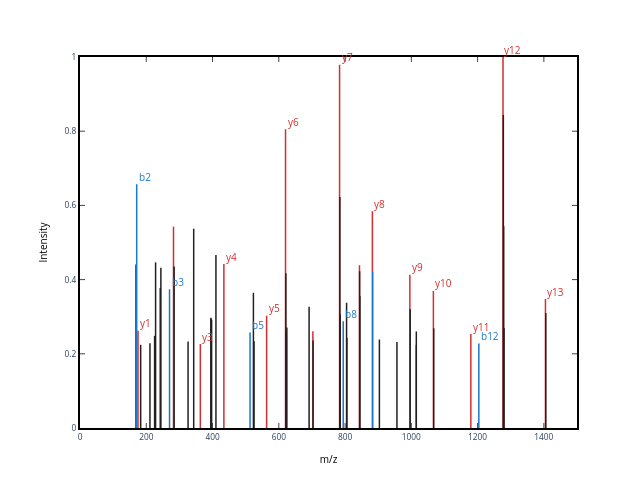

The notebook cell saved with this chart:
### Markdown cell above
Now that we've visualized this theoretical ion ladder as a "spectrum," let's plot a real spectrum and use the ion ladder to annotate it. The spectrum plotted below is the unmodified AVVQDPALKPLALVYGEATSR peptide.

### Code cell
mzml_path = '04-17-23_CA_Tryp_HCD_10min_CLEAN-calib.mzML'
plot_MS2(get_MS2_object(mzml_path, 9970, peptide = 'AVVQDPALKPLALVYGEATSR')) # Scan 9970 is the unmodified spectrum for sequence AVVQDPALKPLALVYGEATSR

### Figure 1 — Plotly figure (JSON) as saved in the notebook; plotly's stock layout.template omitted (floating-point values rounded to 4 significant figures)
{"data": [{"line": {"color": "rgba (33, 33, 33, 1)", "dash": "solid", "width": 1.5}, "mode": "lines", "name": "_child1", "type": "scatter", "x": [169.1, 169.1], "xaxis": "x", "y": [0, 0.4407], "yaxis": "y"}, {"line": {"color": "rgba (25, 118, 210, 1)", "dash": "solid", "width": 1.5}, "mode": "lines", "name": "_child3", "type": "scatter", "x": [171.1, 171.1], "xaxis": "x", "y": [0, 0.657], "yaxis": "y"}, {"line": {"color": "rgba (211, 47, 47, 1)", "dash": "solid", "width": 1.5}, "mode": "lines", "name": "_child5", "type": "scatter", "x": [175.1, 175.1], "xaxis": "x", "y": [0, 0.2621], "yaxis": "y"}, {"line": {"color": "rgba (33, 33, 33, 1)", "dash": "solid", "width": 1.5}, "mode": "lines", "name": "_child7", "type": "scatter", "x": [183.2, 183.2], "xaxis": "x", "y": [0, 0.2243], "yaxis": "y"}, {"line": {"color": "rgba (33, 33, 33, 1)", "dash": "solid", "width": 1.5}, "mode": "lines", "name": "_child9", "type": "scatter", "x": [211.1, 211.1], "xaxis": "x", "y": [0, 0.2282], "yaxis": "y"}, {"line": {"color": "rgba (33, 33, 33, 1)", "dash": "solid", "width": 1.5}, "mode": "lines", "name": "_child11", "type": "scatter", "x": [225.2, 225.2], "xaxis": "x", "y": [0, 0.2483], "yaxis": "y"}, {"line": {"color": "rgba (33, 33, 33, 1)", "dash": "solid", "width": 1.5}, "mode": "lines", "name": "_child13", "type": "scatter", "x": [228.1, 228.1], "xaxis": "x", "y": [0, 0.4465], "yaxis": "y"}, {"line": {"color": "rgba (33, 33, 33, 1)", "dash": "solid", "width": 1.5}, "mode": "lines", "name": "_child15", "type": "scatter", "x": [242.2, 242.2], "xaxis": "x", "y": [0, 0.3772], "yaxis": "y"}, {"line": {"color": "rgba (33, 33, 33, 1)", "dash": "solid", "width": 1.5}, "mode": "lines", "name": "_child17", "type": "scatter", "x": [244.1, 244.1], "xaxis": "x", "y": [0, 0.4321], "yaxis": "y"}, {"line": {"color": "rgba (25, 118, 210, 1)", "dash": "solid", "width": 1.5}, "mode": "lines", "name": "_child19", "type": "scatter", "x": [270.2, 270.2], "xaxis": "x", "y": [0, 0.3739], "yaxis": "y"}, {"line": {"color": "rgba (211, 47, 47, 1)", "dash": "solid", "width": 1.5}, "mode": "lines", "name": "_child21", "type": "scatter", "x": [282.2, 282.2], "xaxis": "x", "y": [0, 0.5428], "yaxis": "y"}, {"line": {"color": "rgba (33, 33, 33, 1)", "dash": "solid", "width": 1.5}, "mode": "lines", "name": "_child23", "type": "scatter", "x": [284.1, 284.1], "xaxis": "x", "y": [0, 0.4355], "yaxis": "y"}, {"line": {"color": "rgba (33, 33, 33, 1)", "dash": "solid", "width": 1.5}, "mode": "lines", "name": "_child25", "type": "scatter", "x": [326.1, 326.1], "xaxis": "x", "y": [0, 0.2333], "yaxis": "y"}, {"line": {"color": "rgba (33, 33, 33, 1)", "dash": "solid", "width": 1.5}, "mode": "lines", "name": "_child27", "type": "scatter", "x": [343.2, 343.2], "xaxis": "x", "y": [0, 0.5372], "yaxis": "y"}, {"line": {"color": "rgba (211, 47, 47, 1)", "dash": "solid", "width": 1.5}, "mode": "lines", "name": "_child29", "type": "scatter", "x": [363.2, 363.2], "xaxis": "x", "y": [0, 0.2264], "yaxis": "y"}, {"line": {"color": "rgba (33, 33, 33, 1)", "dash": "solid", "width": 1.5}, "mode": "lines", "name": "_child31", "type": "scatter", "x": [395.2, 395.2], "xaxis": "x", "y": [0, 0.2972], "yaxis": "y"}, {"line": {"color": "rgba (33, 33, 33, 1)", "dash": "solid", "width": 1.5}, "mode": "lines", "name": "_child33", "type": "scatter", "x": [395.3, 395.3], "xaxis": "x", "y": [0, 0.2945], "yaxis": "y"}, {"line": {"color": "rgba (33, 33, 33, 1)", "dash": "solid", "width": 1.5}, "mode": "lines", "name": "_child35", "type": "scatter", "x": [397.2, 397.2], "xaxis": "x", "y": [0, 0.2919], "yaxis": "y"}, {"line": {"color": "rgba (33, 33, 33, 1)", "dash": "solid", "width": 1.5}, "mode": "lines", "name": "_child37", "type": "scatter", "x": [410.3, 410.3], "xaxis": "x", "y": [0, 0.4665], "yaxis": "y"}, {"line": {"color": "rgba (211, 47, 47, 1)", "dash": "solid", "width": 1.5}, "mode": "lines", "name": "_child39", "type": "scatter", "x": [434.2, 434.2], "xaxis": "x", "y": [0, 0.4421], "yaxis": "y"}, {"line": {"color": "rgba (25, 118, 210, 1)", "dash": "solid", "width": 1.5}, "mode": "lines", "name": "_child41", "type": "scatter", "x": [513.3, 513.3], "xaxis": "x", "y": [0, 0.2573], "yaxis": "y"}, {"line": {"color": "rgba (33, 33, 33, 1)", "dash": "solid", "width": 1.5}, "mode": "lines", "name": "_child43", "type": "scatter", "x": [523.4, 523.4], "xaxis": "x", "y": [0, 0.3645], "yaxis": "y"}, {"line": {"color": "rgba (33, 33, 33, 1)", "dash": "solid", "width": 1.5}, "mode": "lines", "name": "_child45", "type": "scatter", "x": [525.3, 525.3], "xaxis": "x", "y": [0, 0.2336], "yaxis": "y"}, {"line": {"color": "rgba (211, 47, 47, 1)", "dash": "solid", "width": 1.5}, "mode": "lines", "name": "_child47", "type": "scatter", "x": [563.3, 563.3], "xaxis": "x", "y": [0, 0.3026], "yaxis": "y"}, {"line": {"color": "rgba (211, 47, 47, 1)", "dash": "solid", "width": 1.5}, "mode": "lines", "name": "_child49", "type": "scatter", "x": [620.3, 620.3], "xaxis": "x", "y": [0, 0.8055], "yaxis": "y"}, {"line": {"color": "rgba (33, 33, 33, 1)", "dash": "solid", "width": 1.5}, "mode": "lines", "name": "_child51", "type": "scatter", "x": [621.3, 621.3], "xaxis": "x", "y": [0, 0.4173], "yaxis": "y"}, {"line": {"color": "rgba (33, 33, 33, 1)", "dash": "solid", "width": 1.5}, "mode": "lines", "name": "_child53", "type": "scatter", "x": [622.4, 622.4], "xaxis": "x", "y": [0, 0.2598], "yaxis": "y"}, {"line": {"color": "rgba (33, 33, 33, 1)", "dash": "solid", "width": 1.5}, "mode": "lines", "name": "_child55", "type": "scatter", "x": [624.3, 624.3], "xaxis": "x", "y": [0, 0.2706], "yaxis": "y"}, {"line": {"color": "rgba (33, 33, 33, 1)", "dash": "solid", "width": 1.5}, "mode": "lines", "name": "_child57", "type": "scatter", "x": [691.5, 691.5], "xaxis": "x", "y": [0, 0.3267], "yaxis": "y"}, {"line": {"color": "rgba (211, 47, 47, 1)", "dash": "solid", "width": 1.5}, "mode": "lines", "name": "_child59", "type": "scatter", "x": [702.9, 702.9], "xaxis": "x", "y": [0, 0.261], "yaxis": "y"}, {"line": {"color": "rgba (33, 33, 33, 1)", "dash": "solid", "width": 1.5}, "mode": "lines", "name": "_child61", "type": "scatter", "x": [703.4, 703.4], "xaxis": "x", "y": [0, 0.236], "yaxis": "y"}, {"line": {"color": "rgba (211, 47, 47, 1)", "dash": "solid", "width": 1.5}, "mode": "lines", "name": "_child63", "type": "scatter", "x": [783.4, 783.4], "xaxis": "x", "y": [0, 0.9793], "yaxis": "y"}, {"line": {"color": "rgba (33, 33, 33, 1)", "dash": "solid", "width": 1.5}, "mode": "lines", "name": "_child65", "type": "scatter", "x": [784.4, 784.4], "xaxis": "x", "y": [0, 0.6229], "yaxis": "y"}, {"line": {"color": "rgba (33, 33, 33, 1)", "dash": "solid", "width": 1.5}, "mode": "lines", "name": "_child67", "type": "scatter", "x": [785.4, 785.4], "xaxis": "x", "y": [0, 0.306], "yaxis": "y"}, {"line": {"color": "rgba (25, 118, 210, 1)", "dash": "solid", "width": 1.5}, "mode": "lines", "name": "_child69", "type": "scatter", "x": [794.4, 794.4], "xaxis": "x", "y": [0, 0.2875], "yaxis": "y"}, {"line": {"color": "rgba (33, 33, 33, 1)", "dash": "solid", "width": 1.5}, "mode": "lines", "name": "_child71", "type": "scatter", "x": [804.5, 804.5], "xaxis": "x", "y": [0, 0.3376], "yaxis": "y"}, {"line": {"color": "rgba (33, 33, 33, 1)", "dash": "solid", "width": 1.5}, "mode": "lines", "name": "_child73", "type": "scatter", "x": [805.5, 805.5], "xaxis": "x", "y": [0, 0.2424], "yaxis": "y"}, {"line": {"color": "rgba (211, 47, 47, 1)", "dash": "solid", "width": 1.5}, "mode": "lines", "name": "_child75", "type": "scatter", "x": [843.5, 843.5], "xaxis": "x", "y": [0, 0.4387], "yaxis": "y"}, {"line": {"color": "rgba (33, 33, 33, 1)", "dash": "solid", "width": 1.5}, "mode": "lines", "name": "_child77", "type": "scatter", "x": [844.0, 844.0], "xaxis": "x", "y": [0, 0.4225], "yaxis": "y"}, {"line": {"color": "rgba (33, 33, 33, 1)", "dash": "solid", "width": 1.5}, "mode": "lines", "name": "_child79", "type": "scatter", "x": [844.5, 844.5], "xaxis": "x", "y": [0, 0.356], "yaxis": "y"}, {"line": {"color": "rgba (211, 47, 47, 1)", "dash": "solid", "width": 1.5}, "mode": "lines", "name": "_child81", "type": "scatter", "x": [882.4, 882.4], "xaxis": "x", "y": [0, 0.5845], "yaxis": "y"}, {"line": {"color": "rgba (25, 118, 210, 1)", "dash": "solid", "width": 1.5}, "mode": "lines", "name": "_child83", "type": "scatter", "x": [883.4, 883.4], "xaxis": "x", "y": [0, 0.4203], "yaxis": "y"}, {"line": {"color": "rgba (33, 33, 33, 1)", "dash": "solid", "width": 1.5}, "mode": "lines", "name": "_child85", "type": "scatter", "x": [903.6, 903.6], "xaxis": "x", "y": [0, 0.2385], "yaxis": "y"}, {"line": {"color": "rgba (33, 33, 33, 1)", "dash": "solid", "width": 1.5}, "mode": "lines", "name": "_child87", "type": "scatter", "x": [956.5, 956.5], "xaxis": "x", "y": [0, 0.2318], "yaxis": "y"}, {"line": {"color": "rgba (211, 47, 47, 1)", "dash": "solid", "width": 1.5}, "mode": "lines", "name": "_child89", "type": "scatter", "x": [995.5, 995.5], "xaxis": "x", "y": [0, 0.4133], "yaxis": "y"}, {"line": {"color": "rgba (33, 33, 33, 1)", "dash": "solid", "width": 1.5}, "mode": "lines", "name": "_child91", "type": "scatter", "x": [996.5, 996.5], "xaxis": "x", "y": [0, 0.3202], "yaxis": "y"}, {"line": {"color": "rgba (211, 47, 47, 1)", "dash": "solid", "width": 1.5}, "mode": "lines", "name": "_child93", "type": "scatter", "x": [1015.0, 1015.0], "xaxis": "x", "y": [0, 0.2236], "yaxis": "y"}, {"line": {"color": "rgba (33, 33, 33, 1)", "dash": "solid", "width": 1.5}, "mode": "lines", "name": "_child95", "type": "scatter", "x": [1015.0, 1015.0], "xaxis": "x", "y": [0, 0.2602], "yaxis": "y"}, {"line": {"color": "rgba (211, 47, 47, 1)", "dash": "solid", "width": 1.5}, "mode": "lines", "name": "_child97", "type": "scatter", "x": [1067.0, 1067.0], "xaxis": "x", "y": [0, 0.3695], "yaxis": "y"}, {"line": {"color": "rgba (33, 33, 33, 1)", "dash": "solid", "width": 1.5}, "mode": "lines", "name": "_child99", "type": "scatter", "x": [1068.0, 1068.0], "xaxis": "x", "y": [0, 0.2689], "yaxis": "y"}, {"line": {"color": "rgba (211, 47, 47, 1)", "dash": "solid", "width": 1.5}, "mode": "lines", "name": "_child101", "type": "scatter", "x": [1180.0, 1180.0], "xaxis": "x", "y": [0, 0.2534], "yaxis": "y"}, {"line": {"color": "rgba (25, 118, 210, 1)", "dash": "solid", "width": 1.5}, "mode": "lines", "name": "_child103", "type": "scatter", "x": [1204.0, 1204.0], "xaxis": "x", "y": [0, 0.2276], "yaxis": "y"}, {"line": {"color": "rgba (211, 47, 47, 1)", "dash": "solid", "width": 1.5}, "mode": "lines", "name": "_child105", "type": "scatter", "x": [1277.0, 1277.0], "xaxis": "x", "y": [0, 1], "yaxis": "y"}, {"line": {"color": "rgba (33, 33, 33, 1)", "dash": "solid", "width": 1.5}, "mode": "lines", "name": "_child107", "type": "scatter", "x": [1278.0, 1278.0], "xaxis": "x", "y": [0, 0.844], "yaxis": "y"}, {"line": {"color": "rgba (33, 33, 33, 1)", "dash": "solid", "width": 1.5}, "mode": "lines", "name": "_child109", "type": "scatter", "x": [1279.0, 1279.0], "xaxis": "x", "y": [0, 0.5441], "yaxis": "y"}, {"line": {"color": "rgba (33, 33, 33, 1)", "dash": "solid", "width": 1.5}, "mode": "lines", "name": "_child111", "type": "scatter", "x": [1280.0, 1280.0], "xaxis": "x", "y": [0, 0.2697], "yaxis": "y"}, {"line": {"color": "rgba (211, 47, 47, 1)", "dash": "solid", "width": 1.5}, "mode": "lines", "name": "_child113", "type": "scatter", "x": [1405.0, 1405.0], "xaxis": "x", "y": [0, 0.3478], "yaxis": "y"}, {"line": {"color": "rgba (33, 33, 33, 1)", "dash": "solid", "width": 1.5}, "mode": "lines", "name": "_child115", "type": "scatter", "x": [1406.0, 1406.0], "xaxis": "x", "y": [0, 0.31], "yaxis": "y"}], "layout": {"annotations": [{"align": "left", "font": {"color": "#1976D2", "size": 10}, "opacity": 1, "showarrow": false, "text": "b2", "x": 171.1, "xanchor": "left", "xref": "x", "y": 0.677, "yanchor": "middle", "yref": "y"}, {"align": "left", "font": {"color": "#D32F2F", "size": 10}, "opacity": 1, "showarrow": false, "text": "y1", "x": 175.1, "xanchor": "left", "xref": "x", "y": 0.2821, "yanchor": "middle", "yref": "y"}, {"align": "left", "font": {"color": "#1976D2", "size": 10}, "opacity": 1, "showarrow": false, "text": "b3", "x": 270.2, "xanchor": "left", "xref": "x", "y": 0.3939, "yanchor": "middle", "yref": "y"}, {"align": "left", "font": {"color": "#D32F2F", "size": 10}, "opacity": 1, "showarrow": false, "text": "y3", "x": 363.2, "xanchor": "left", "xref": "x", "y": 0.2464, "yanchor": "middle", "yref": "y"}, {"align": "left", "font": {"color": "#D32F2F", "size": 10}, "opacity": 1, "showarrow": false, "text": "y4", "x": 434.2, "xanchor": "left", "xref": "x", "y": 0.4621, "yanchor": "middle", "yref": "y"}, {"align": "left", "font": {"color": "#1976D2", "size": 10}, "opacity": 1, "showarrow": false, "text": "b5", "x": 513.3, "xanchor": "left", "xref": "x", "y": 0.2773, "yanchor": "middle", "yref": "y"}, {"align": "left", "font": {"color": "#D32F2F", "size": 10}, "opacity": 1, "showarrow": false, "text": "y5", "x": 563.3, "xanchor": "left", "xref": "x", "y": 0.3226, "yanchor": "middle", "yref": "y"}, {"align": "left", "font": {"color": "#D32F2F", "size": 10}, "opacity": 1, "showarrow": false, "text": "y6", "x": 620.3, "xanchor": "left", "xref": "x", "y": 0.8255, "yanchor": "middle", "yref": "y"}, {"align": "left", "font": {"color": "#D32F2F", "size": 10}, "opacity": 1, "showarrow": false, "text": "y7", "x": 783.4, "xanchor": "left", "xref": "x", "y": 0.9993, "yanchor": "middle", "yref": "y"}, {"align": "left", "font": {"color": "#1976D2", "size": 10}, "opacity": 1, "showarrow": false, "text": "b8", "x": 794.4, "xanchor": "left", "xref": "x", "y": 0.3075, "yanchor": "middle", "yref": "y"}, {"align": "left", "font": {"color": "#D32F2F", "size": 10}, "opacity": 1, "showarrow": false, "text": "y8", "x": 882.4, "xanchor": "left", "xref": "x", "y": 0.6045, "yanchor": "middle", "yref": "y"}, {"align": "left", "font": {"color": "#D32F2F", "size": 10}, "opacity": 1, "showarrow": false, "text": "y9", "x": 995.5, "xanchor": "left", "xref": "x", "y": 0.4333, "yanchor": "middle", "yref": "y"}, {"align": "left", "font": {"color": "#D32F2F", "size": 10}, "opacity": 1, "showarrow": false, "text": "y10", "x": 1067.0, "xanchor": "left", "xref": "x", "y": 0.3895, "yanchor": "middle", "yref": "y"}, {"align": "left", "font": {"color": "#D32F2F", "size": 10}, "opacity": 1, "showarrow": false, "text": "y11", "x": 1180.0, "xanchor": "left", "xref": "x", "y": 0.2734, "yanchor": "middle", "yref": "y"}, {"align": "left", "font": {"color": "#1976D2", "size": 10}, "opacity": 1, "showarrow": false, "text": "b12", "x": 1204.0, "xanchor": "left", "xref": "x", "y": 0.2476, "yanchor": "middle", "yref": "y"}, {"align": "left", "font": {"color": "#D32F2F", "size": 10}, "opacity": 1, "showarrow": false, "text": "y12", "x": 0.8494, "xanchor": "left", "xref": "paper", "y": 1.018, "yanchor": "middle", "yref": "paper"}, {"align": "left", "font": {"color": "#D32F2F", "size": 10}, "opacity": 1, "showarrow": false, "text": "y13", "x": 1405.0, "xanchor": "left", "xref": "x", "y": 0.3678, "yanchor": "middle", "yref": "y"}], "autosize": false, "height": 480, "hovermode": "closest", "margin": {"b": 52, "l": 80, "pad": 0, "r": 63, "t": 57}, "plot_bgcolor": "white", "showlegend": false, "width": 640, "xaxis": {"anchor": "y", "domain": [0, 1], "linecolor": "black", "linewidth": 2, "mirror": "ticks", "nticks": 9, "range": [0, 1500], "showgrid": true, "showline": true, "side": "bottom", "tickfont": {"size": 8.33}, "ticks": "inside", "title": {"font": {"color": "#000000", "size": 10}, "text": "m/z"}, "type": "linear", "zeroline": false}, "yaxis": {"anchor": "x", "domain": [0, 1], "linecolor": "black", "linewidth": 2, "mirror": "ticks", "nticks": 6, "range": [0, 1], "showgrid": true, "showline": true, "side": "left", "tickfont": {"size": 8.33}, "ticks": "inside", "title": {"font": {"color": "#000000", "size": 10}, "text": "Intensity"}, "type": "linear", "zeroline": false}}}
